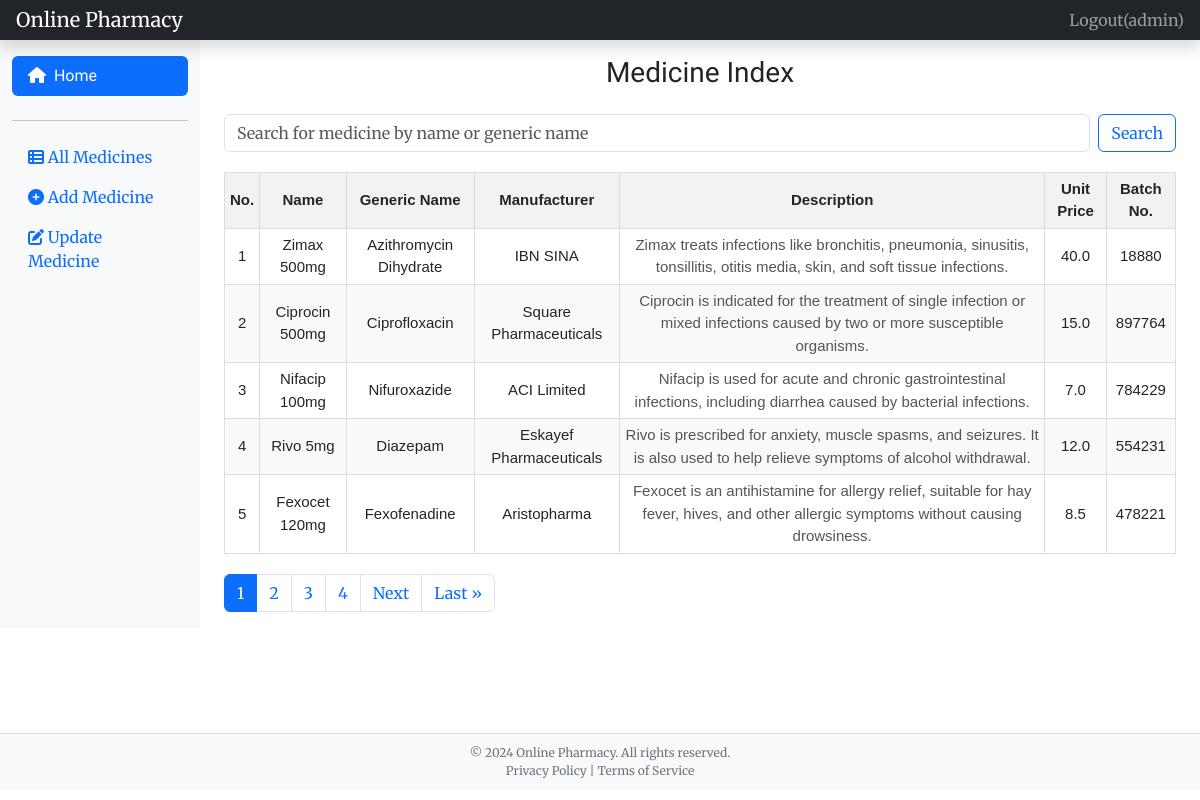
The app's page / (signed in) with its own data.
### medicine/models.py (models this page shows, shortened)
class Medicine(models.Model):
    name = models.CharField(max_length=100)
    generic_name = models.CharField(max_length=100)
    manufacturer = models.CharField(max_length=100)
    description = models.TextField()
    price = models.FloatField()
    batch_number = models.IntegerField()

### medicine/views.py (the view)
# urls.py: path('', IndexView.as_view(), name='index'),
class IndexView(View):
    def get(self, request):
        medicines = Medicine.objects.all()
        paginator = Paginator(medicines, 5)  # Show 5 medicines per page.
        user = request.user
        page_number = request.GET.get("page")
        page_obj = paginator.get_page(page_number)
        context = {
            'page_obj': page_obj,
            'user': user,
                   }
        return render(request, 'index.html', context)

### templates/index.html (shortened to what this page needs)
{% extends 'base.html' %}
{% load static %}
{% block content %}
    <main class="col-md-9 ms-sm-auto col-lg-10 px-md-4">
        <div class="pt-3">
            <h3 class="text-center mb-4">Medicine Index</h3>
            <div class="mb-3">
        <form class="d-flex" role="search" action="{% url 'search' %}" method="GET">
            <input class="form-control me-2" type="search" name="q" placeholder="Search for medicine by name or generic name" aria-label="Search">
            <button class="btn btn-outline-primary" type="submit">Search</button>
        </form>
            </div>
    <table>
        <thead>
            <tr>
                <th>No.</th>
                <th>Name</th>
                <th>Generic Name</th>
                <th>Manufacturer</th>
                <th>Description</th>
                <th>Unit Price</th>
                <th>Batch No.</th>
            </tr>
        </thead>
        <tbody>
            {% for medicine in page_obj %}
            <tr>
                <td>{{ forloop.counter }}</td>
                <td>{{ medicine.name }}</td>
                <td>{{ medicine.generic_name }}</td>
                <td>{{ medicine.manufacturer }}</td>
                <td><small>{{ medicine.description }}</small></td>
                <td>{{ medicine.price }}</td>
                <td>{{ medicine.batch_number }}</td>
            </tr>
            {% endfor %}
        </tbody>
    </table>
<div class="pagination">
    <nav aria-label="Page navigation">
        <ul class="pagination justify-content-center">
            {% for i in page_obj.paginator.page_range %}
                {% if i == page_obj.number %}
                    <li class="page-item active" aria-current="page">
                        <span class="page-link">{{ i }}</span>
                    </li>
                {% else %}
                    <li class="page-item">
                        <a class="page-link" href="?page={{ i }}">{{ i }}</a>
                    </li>
                {% endif %}
            {% endfor %}
            {% if page_obj.has_next %}
                <li class="page-item">
                    <a class="page-link" href="?page={{ page_obj.next_page_number }}" aria-label="Next">
                        <span aria-hidden="true">Next</span>
                    </a>
                </li>
                <li class="page-item">
                    <a class="page-link" href="?page={{ page_obj.paginator.num_pages }}" aria-label="Last">
                        <span aria-hidden="true">Last &raquo;</span>
                    </a>
                </li>
            {% endif %}
        </ul>
    </nav>
</div>
            </div>
        </main>
{% block footer %}
<footer style=" position: absolute; bottom: 10px; width: 100%; text-align: center; padding: 10px; background-color: #f8f9fa; border-top: 1px solid #ddd;">
    <p style="font-size: 12px; color: #6c757d; margin: 0;">&copy; 2024 Online Pharmacy. All rights reserved.</p>
    <p style="font-size: 12px; color: #6c757d; margin: 0;">Privacy Policy | Terms of Service</p>
</footer>
{% endblock %}
{% endblock %}

### templates/base.html (shortened to what this page needs)
<!doctype html>
{% load static %}
<html lang="en">
<head>
    <link rel="stylesheet" href="https://cdnjs.cloudflare.com/ajax/libs/bootstrap/5.3.0/css/bootstrap.min.css">
    <link rel="stylesheet" href="https://cdnjs.cloudflare.com/ajax/libs/font-awesome/6.0.0-beta3/css/all.min.css">
    <link rel="stylesheet" href="{% static 'css/main.css' %}">
</head>
<body>
<header class="navbar navbar-dark sticky-top bg-dark flex-md-nowrap p-0 shadow">
    <a class="navbar-brand col-md-3 col-lg-2 me-0 px-3" href="{% url 'index' %}">Online Pharmacy</a>
    <ul class="navbar-nav px-3 flex-row">
        {% if not request.user.is_authenticated %}
        <li class="nav-item text-nowrap">
            <a class="nav-link text-white" href="{% url 'login' %}">Login</a>
        </li>
        {% else %}
        <li class="nav-item text-nowrap ms-3">
            <form action="{% url 'logout' %}" method="post">
    <button class="nav-link" type="submit">Logout({{ request.user.username }})</button>
</form>
        </li>
        {% endif %}
    </ul>
</header>
<div class="container-fluid">
    <div class="row">
        <nav id="sidebarMenu" class="col-md-3 col-lg-2 d-md-block bg-light sidebar collapse">
            <div class="position-sticky pt-3">
                <ul class="nav flex-column">
                    <li class="nav-item">
                        <a class="nav-link text-white bg-primary py-2 mb-2 rounded dashboard" href="{% url 'index' %}">
                            <i class="fas fa-home"></i>&nbsp;&nbsp;Home
                        </a>
                    </li>
                    <hr>
                    <li class="nav-item">
                        <a class="nav-link active" href="{% url 'medicines-list' %}">
                            <i class="fas fa-th-list"></i> All Medicines
                        </a>
                    </li>
                    <li class="nav-item">
                        <a class="nav-link" href="{% url 'add-medicine' %}">
                            <i class="fas fa-plus-circle"></i> Add Medicine
                        </a>
                    </li>
                    <li class="nav-item">
                        <a class="nav-link" href="{% url 'update-medicines' %}">
                            <i class="fas fa-edit"></i> Update Medicine
                        </a>
                    </li>
                </ul>
            </div>
        </nav>
    {% block content %} {% endblock %}
    </div>
</div>
{% block footer %}{% endblock %}
</body>
</html>

### medicine/static/css/main.css (style rules this page uses)
table { width: 100%; border-collapse: collapse; margin: 20px 0; font-family: Arial, sans-serif; font-size: 15px; }
th, td { padding: 5px; text-align: center; border: 1px solid #ddd; }
th { background-color: #f2f2f2; font-weight: bold; }
tr:nth-child(even) { background-color: #f9f9f9; }
small { font-size: 15px; color: #555; }

### templates/base.html (style rules this page uses)
body { font-family: 'Merriweather', serif; }
h3, .dashboard { font-family: 'Pattaya', sans-serif; }

### records on screen
Medicine: name "Zimax 500mg", generic_name "Azithromycin Dihydrate", manufacturer "IBN SINA", description "Zimax treats infections like bronchitis, pneumonia, sinusitis, tonsillitis, otitis media, skin, and soft tissue infections.", price "40.0", batch_number "18880"
Medicine: name "Ciprocin 500mg", generic_name "Ciprofloxacin", manufacturer "Square Pharmaceuticals", description "Ciprocin is indicated for the treatment of single infection or mixed infections caused by two or more susceptible organisms.", price "15.0", batch_number "897764"
Medicine: name "Nifacip 100mg", generic_name "Nifuroxazide", manufacturer "ACI Limited", description "Nifacip is used for acute and chronic gastrointestinal infections, including diarrhea caused by bacterial infections.", price "7.0", batch_number "784229"
Medicine: name "Rivo 5mg", generic_name "Diazepam", manufacturer "Eskayef Pharmaceuticals", description "Rivo is prescribed for anxiety, muscle spasms, and seizures. It is also used to help relieve symptoms of alcohol withdrawal.", price "12.0", batch_number "554231"
Medicine: name "Fexocet 120mg", generic_name "Fexofenadine", manufacturer "Aristopharma", description "Fexocet is an antihistamine for allergy relief, suitable for hay fever, hives, and other allergic symptoms without causing drowsiness.", price "8.5", batch_number "478221"

### other values on screen
{{ request.user.username }} "admin"
{{ i }} "1"
{{ i }} "2" "3" "4"
